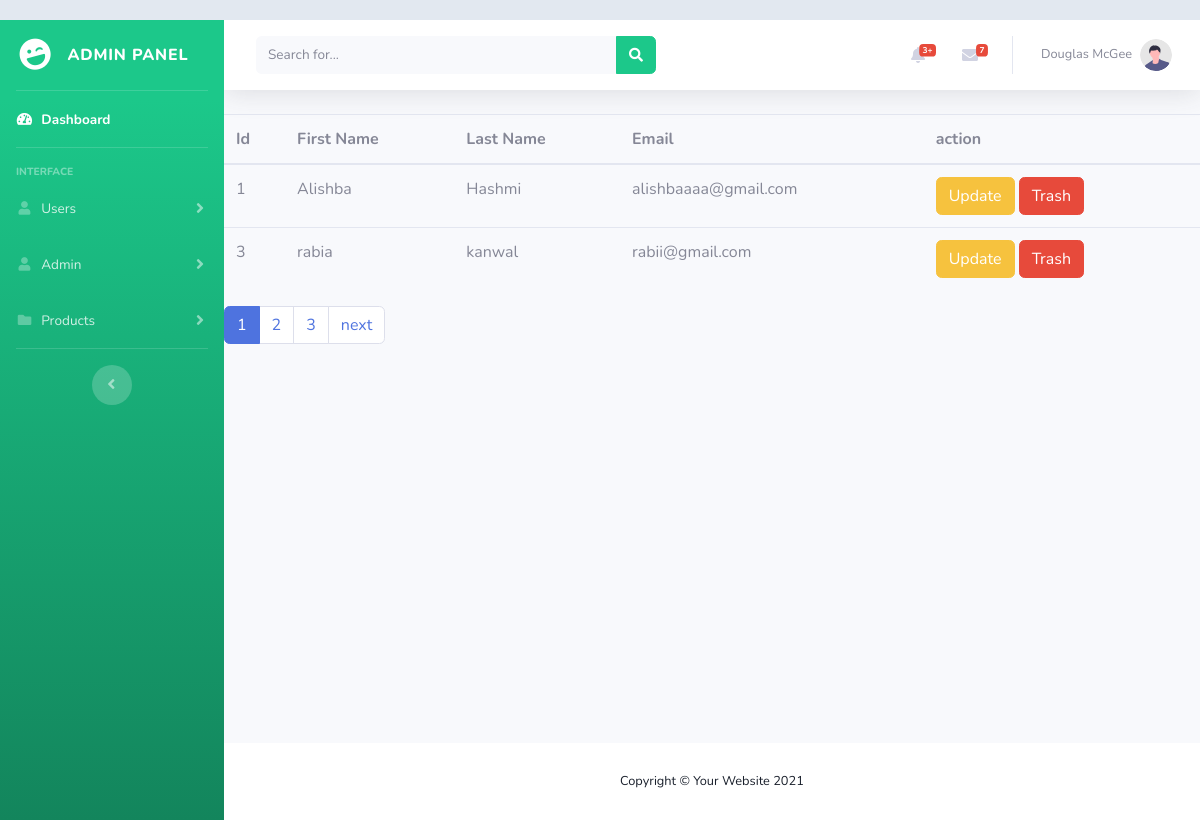
Screenshot of /viewuser.php with the database file from the repository.
### tables this page shows
CREATE TABLE `user` (
  `id` int(11) NOT NULL,
  `fname` varchar(255) NOT NULL,
  `lname` varchar(255) NOT NULL,
  `email` varchar(255) NOT NULL,
  `pass` varchar(255) NOT NULL,
  `rpass` varchar(255) NOT NULL,
  `status` tinyint(4) NOT NULL DEFAULT 1
);

### viewuser.php (the view, shortened to what this page needs)
<?php
include('admin/includes/header.php');
include('admin/includes/sidebar.php');
include('admin/includes/topbar.php');
include('admin/includes/config.php');
$limit = 2;
if(isset($_GET['page'])){
  $getpgno = $_GET['page'];
}else{
  $getpgno = 1;
}
$offset = ($getpgno - 1) * $limit;
$fetch = "SELECT * FROM `user` where status = '1' limit {$offset}, {$limit}";
$data = mysqli_query($connection, $fetch);
?>
<!DOCTYPE html>
<html lang="en">
<head>
</head>
<body>
      <table class="table">
        <thead>
          <tr>
            <th>Id</th>
            <th>First Name</th>
            <th>Last Name</th>
            <th>Email</th>
            <th>action</th>
          </tr>
        </thead>
        <tbody>
          <?php
          while ($row = mysqli_fetch_assoc($data)) {
            ?>
            <tr>
              <td>
                <?php echo $row['id'] ?>
              </td>
              <td>
                <?php echo $row['fname'] ?>
              </td>
              <td>
                <?php echo $row['lname'] ?>
              </td>
              <td>
                <?php echo $row['email'] ?>
              </td>
            <td>
                <a href="userupdate.php?id=<?php echo $row['id']; ?>" class="btn btn-warning"><?php echo 'Update' ?></a>
                <a href="userdelete.php?id=<?php echo $row['id']; ?>" class="btn btn-danger"><?php echo 'Trash' ?></a>
              </td>
            </tr>
            <?php
          }
          ?>
        </tbody>
      </table>
      <?php
        $fetchpage = "SELECT * from user";
        $query = mysqli_query($connection, $fetchpage);
          if(mysqli_num_rows($query) > 0){
            $totalRecords = mysqli_num_rows($query);
            $totalpages = ceil($totalRecords / $limit);
            echo '<ul class="pagination">';
            for($i = 1; $i <= $totalpages; $i++){
              $active = $i == $getpgno? "active" : "";
              echo '<li class="'.$active.' page-item"><a class="page-link" href="viewuser.php?page='.$i.'">'.$i.'</a></li>';
            }
            if($getpgno < $totalpages){
              echo '<li class="page-item"><a class="page-link" href="viewuser.php?page='.($getpgno + 1).'">next</a></li>';
            }
          }
      ?>
</body>
</html>
<?php
include('admin/includes/footer.php');
?>

### css/userprofile.css (style rules this page uses)
body { margin-top:20px; color: #1a202c; text-align: left; background-color: #e2e8f0; }

### rows the page displays
user: id "1", fname "Alishba", lname "Hashmi", email "alishbaaaa@gmail.com"
user: id "3", fname "rabia", lname "kanwal", email "rabii@gmail.com"
